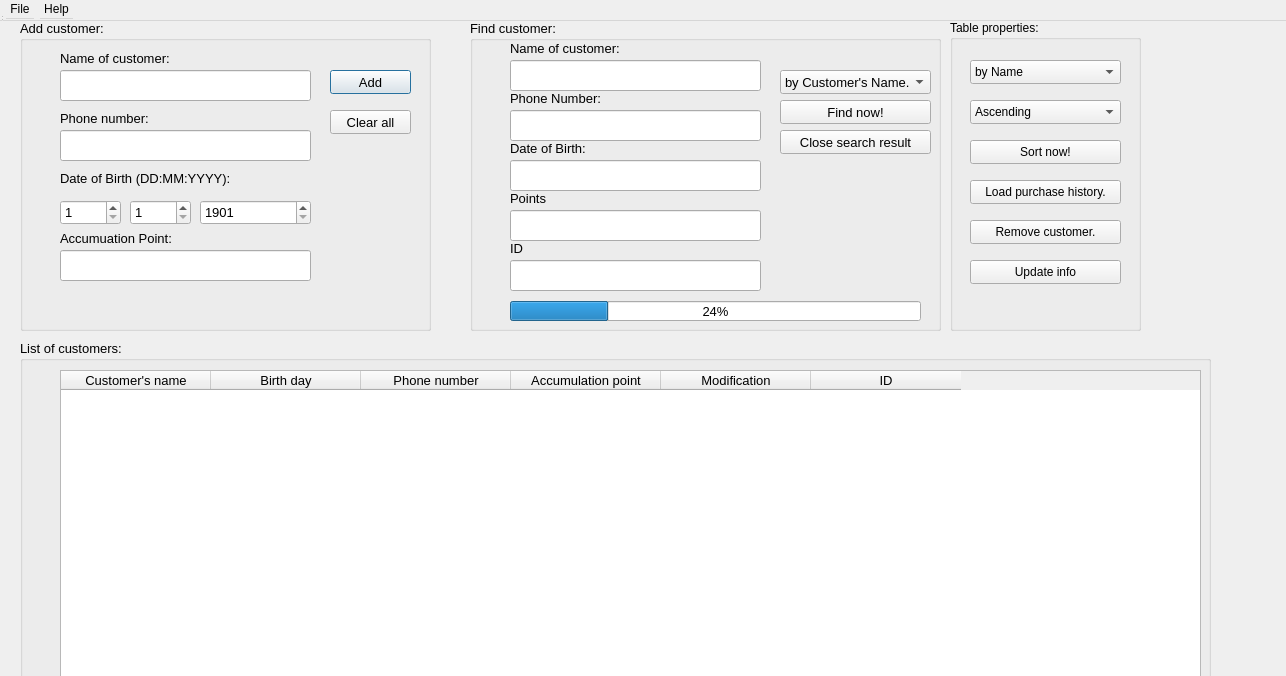
<?xml version="1.0" encoding="UTF-8"?>
<ui version="4.0">
 <class>my_customer</class>
 <widget class="QDialog" name="my_customer">
  <property name="geometry">
   <rect>
    <x>0</x>
    <y>0</y>
    <width>1286</width>
    <height>676</height>
   </rect>
  </property>
  <property name="windowTitle">
   <string>Customer Management</string>
  </property>
  <widget class="QWidget" name="centralwidget" native="true">
   <property name="geometry">
    <rect>
     <x>0</x>
     <y>0</y>
     <width>1231</width>
     <height>811</height>
    </rect>
   </property>
   <widget class="QGroupBox" name="groupBox_ADD_CUS">
    <property name="geometry">
     <rect>
      <x>20</x>
      <y>20</y>
      <width>411</width>
      <height>311</height>
     </rect>
    </property>
    <property name="font">
     <font>
      <family>Arial</family>
      <pointsize>10</pointsize>
      <italic>false</italic>
      <bold>false</bold>
      <underline>false</underline>
      <strikeout>false</strikeout>
      <kerning>true</kerning>
     </font>
    </property>
    <property name="title">
     <string>Add customer:</string>
    </property>
    <property name="flat">
     <bool>false</bool>
    </property>
    <property name="checkable">
     <bool>false</bool>
    </property>
    <widget class="QLabel" name="label">
     <property name="geometry">
      <rect>
       <x>40</x>
       <y>30</y>
       <width>119</width>
       <height>16</height>
      </rect>
     </property>
     <property name="font">
      <font>
       <family>Arial</family>
       <pointsize>10</pointsize>
       <italic>false</italic>
       <bold>false</bold>
       <underline>false</underline>
       <strikeout>false</strikeout>
       <kerning>true</kerning>
      </font>
     </property>
     <property name="text">
      <string>Name of customer:</string>
     </property>
     <property name="scaledContents">
      <bool>false</bool>
     </property>
     <property name="wordWrap">
      <bool>false</bool>
     </property>
    </widget>
    <widget class="QLabel" name="label_2">
     <property name="geometry">
      <rect>
       <x>40</x>
       <y>90</y>
       <width>94</width>
       <height>16</height>
      </rect>
     </property>
     <property name="font">
      <font>
       <family>Arial</family>
       <pointsize>10</pointsize>
       <italic>false</italic>
       <bold>false</bold>
       <underline>false</underline>
       <strikeout>false</strikeout>
       <kerning>true</kerning>
      </font>
     </property>
     <property name="text">
      <string>Phone number:</string>
     </property>
    </widget>
    <widget class="QLabel" name="label_3">
     <property name="geometry">
      <rect>
       <x>40</x>
       <y>150</y>
       <width>181</width>
       <height>16</height>
      </rect>
     </property>
     <property name="font">
      <font>
       <family>Arial</family>
       <pointsize>10</pointsize>
       <italic>false</italic>
       <bold>false</bold>
       <underline>false</underline>
       <strikeout>false</strikeout>
       <kerning>true</kerning>
      </font>
     </property>
     <property name="text">
      <string>Date of Birth (DD:MM:YYYY):</string>
     </property>
    </widget>
    <widget class="QPushButton" name="pushButtonADD">
     <property name="geometry">
      <rect>
       <x>310</x>
       <y>50</y>
       <width>81</width>
       <height>24</height>
      </rect>
     </property>
     <property name="font">
      <font>
       <family>Arial</family>
       <pointsize>10</pointsize>
       <italic>false</italic>
       <bold>false</bold>
       <underline>false</underline>
       <strikeout>false</strikeout>
       <kerning>true</kerning>
      </font>
     </property>
     <property name="text">
      <string>Add</string>
     </property>
    </widget>
    <widget class="QPushButton" name="pushButtonCancel">
     <property name="geometry">
      <rect>
       <x>310</x>
       <y>90</y>
       <width>81</width>
       <height>24</height>
      </rect>
     </property>
     <property name="font">
      <font>
       <family>Arial</family>
       <pointsize>10</pointsize>
       <italic>false</italic>
       <bold>false</bold>
       <underline>false</underline>
       <strikeout>false</strikeout>
       <kerning>true</kerning>
      </font>
     </property>
     <property name="text">
      <string>Clear all</string>
     </property>
    </widget>
    <widget class="QLabel" name="label_5">
     <property name="geometry">
      <rect>
       <x>40</x>
       <y>210</y>
       <width>131</width>
       <height>16</height>
      </rect>
     </property>
     <property name="font">
      <font>
       <family>Arial</family>
       <pointsize>10</pointsize>
       <italic>false</italic>
       <bold>false</bold>
       <underline>false</underline>
       <strikeout>false</strikeout>
       <kerning>true</kerning>
      </font>
     </property>
     <property name="text">
      <string>Accumuation Point:</string>
     </property>
    </widget>
    <widget class="QLineEdit" name="lineEdit_NAME_ADD">
     <property name="geometry">
      <rect>
       <x>40</x>
       <y>50</y>
       <width>251</width>
       <height>31</height>
      </rect>
     </property>
    </widget>
    <widget class="QLineEdit" name="lineEdit_NUMPHONE_ADD">
     <property name="geometry">
      <rect>
       <x>40</x>
       <y>110</y>
       <width>251</width>
       <height>31</height>
      </rect>
     </property>
    </widget>
    <widget class="QLineEdit" name="lineEdit_POINT_ADD">
     <property name="geometry">
      <rect>
       <x>40</x>
       <y>230</y>
       <width>251</width>
       <height>31</height>
      </rect>
     </property>
    </widget>
    <widget class="QSpinBox" name="spinBox_DAY_ADD">
     <property name="geometry">
      <rect>
       <x>40</x>
       <y>180</y>
       <width>61</width>
       <height>25</height>
      </rect>
     </property>
     <property name="minimum">
      <number>1</number>
     </property>
     <property name="maximum">
      <number>31</number>
     </property>
    </widget>
    <widget class="QSpinBox" name="spinBox_MONTH_ADD">
     <property name="geometry">
      <rect>
       <x>110</x>
       <y>180</y>
       <width>61</width>
       <height>25</height>
      </rect>
     </property>
     <property name="minimum">
      <number>1</number>
     </property>
     <property name="maximum">
      <number>12</number>
     </property>
    </widget>
    <widget class="QSpinBox" name="spinBox_YEAR_ADD">
     <property name="geometry">
      <rect>
       <x>180</x>
       <y>180</y>
       <width>111</width>
       <height>25</height>
      </rect>
     </property>
     <property name="minimum">
      <number>1901</number>
     </property>
     <property name="maximum">
      <number>2101</number>
     </property>
    </widget>
    <zorder>label</zorder>
    <zorder>label_2</zorder>
    <zorder>label_3</zorder>
    <zorder>pushButtonADD</zorder>
    <zorder>label_5</zorder>
    <zorder>lineEdit_NAME_ADD</zorder>
    <zorder>lineEdit_NUMPHONE_ADD</zorder>
    <zorder>lineEdit_POINT_ADD</zorder>
    <zorder>spinBox_DAY_ADD</zorder>
    <zorder>spinBox_MONTH_ADD</zorder>
    <zorder>spinBox_YEAR_ADD</zorder>
    <zorder>pushButtonCancel</zorder>
   </widget>
   <widget class="QGroupBox" name="groupBox_FIND_CUS">
    <property name="geometry">
     <rect>
      <x>470</x>
      <y>20</y>
      <width>471</width>
      <height>311</height>
     </rect>
    </property>
    <property name="font">
     <font>
      <family>Arial</family>
      <pointsize>10</pointsize>
      <bold>false</bold>
      <underline>false</underline>
     </font>
    </property>
    <property name="title">
     <string>Find customer:</string>
    </property>
    <widget class="QLabel" name="label_4">
     <property name="geometry">
      <rect>
       <x>40</x>
       <y>70</y>
       <width>201</width>
       <height>16</height>
      </rect>
     </property>
     <property name="font">
      <font>
       <family>Arial</family>
       <pointsize>10</pointsize>
       <bold>false</bold>
       <underline>false</underline>
      </font>
     </property>
     <property name="text">
      <string>Phone Number:</string>
     </property>
    </widget>
    <widget class="QLabel" name="label_10">
     <property name="geometry">
      <rect>
       <x>40</x>
       <y>20</y>
       <width>201</width>
       <height>16</height>
      </rect>
     </property>
     <property name="font">
      <font>
       <family>Arial</family>
       <pointsize>10</pointsize>
       <bold>false</bold>
       <underline>false</underline>
      </font>
     </property>
     <property name="text">
      <string>Name of customer:</string>
     </property>
    </widget>
    <widget class="QLabel" name="label_11">
     <property name="geometry">
      <rect>
       <x>40</x>
       <y>120</y>
       <width>131</width>
       <height>16</height>
      </rect>
     </property>
     <property name="font">
      <font>
       <family>Arial</family>
       <pointsize>10</pointsize>
       <italic>false</italic>
       <bold>false</bold>
       <underline>false</underline>
       <strikeout>false</strikeout>
       <kerning>true</kerning>
      </font>
     </property>
     <property name="text">
      <string>Date of Birth:</string>
     </property>
    </widget>
    <widget class="QPushButton" name="pushButton_FIND">
     <property name="geometry">
      <rect>
       <x>310</x>
       <y>80</y>
       <width>151</width>
       <height>24</height>
      </rect>
     </property>
     <property name="font">
      <font>
       <family>Arial</family>
       <pointsize>10</pointsize>
       <bold>false</bold>
       <underline>false</underline>
      </font>
     </property>
     <property name="text">
      <string>Find now!</string>
     </property>
    </widget>
    <widget class="QLineEdit" name="lineEdit_NAME_FIND">
     <property name="geometry">
      <rect>
       <x>40</x>
       <y>40</y>
       <width>251</width>
       <height>31</height>
      </rect>
     </property>
    </widget>
    <widget class="QLineEdit" name="lineEdit_NUMPHONE_FIND">
     <property name="geometry">
      <rect>
       <x>40</x>
       <y>90</y>
       <width>251</width>
       <height>31</height>
      </rect>
     </property>
    </widget>
    <widget class="QLineEdit" name="lineEdit_DOB_FIND">
     <property name="geometry">
      <rect>
       <x>40</x>
       <y>140</y>
       <width>251</width>
       <height>31</height>
      </rect>
     </property>
    </widget>
    <widget class="QComboBox" name="comboBox">
     <property name="geometry">
      <rect>
       <x>310</x>
       <y>50</y>
       <width>151</width>
       <height>24</height>
      </rect>
     </property>
     <item>
      <property name="text">
       <string>by Customer's Name.</string>
      </property>
     </item>
     <item>
      <property name="text">
       <string>by Phone Number.</string>
      </property>
     </item>
     <item>
      <property name="text">
       <string>by Accumulations Point.</string>
      </property>
     </item>
     <item>
      <property name="text">
       <string>by Date modificacion.</string>
      </property>
     </item>
     <item>
      <property name="text">
       <string>by Month of birth.</string>
      </property>
     </item>
     <item>
      <property name="text">
       <string>by Day of birth.</string>
      </property>
     </item>
    </widget>
    <widget class="QPushButton" name="pushButton_CLOSE_SEARCH_RES">
     <property name="geometry">
      <rect>
       <x>310</x>
       <y>110</y>
       <width>151</width>
       <height>24</height>
      </rect>
     </property>
     <property name="font">
      <font>
       <family>Arial</family>
       <pointsize>10</pointsize>
       <bold>false</bold>
       <underline>false</underline>
      </font>
     </property>
     <property name="text">
      <string>Close search result</string>
     </property>
    </widget>
    <widget class="QProgressBar" name="progressBar_FIND">
     <property name="geometry">
      <rect>
       <x>40</x>
       <y>281</y>
       <width>411</width>
       <height>20</height>
      </rect>
     </property>
     <property name="value">
      <number>24</number>
     </property>
    </widget>
    <widget class="QLabel" name="label_12">
     <property name="geometry">
      <rect>
       <x>40</x>
       <y>170</y>
       <width>131</width>
       <height>16</height>
      </rect>
     </property>
     <property name="font">
      <font>
       <family>Arial</family>
       <pointsize>10</pointsize>
       <italic>false</italic>
       <bold>false</bold>
       <underline>false</underline>
       <strikeout>false</strikeout>
       <kerning>true</kerning>
      </font>
     </property>
     <property name="text">
      <string>Points</string>
     </property>
    </widget>
    <widget class="QLineEdit" name="lineEdit_POINT_FIND">
     <property name="geometry">
      <rect>
       <x>40</x>
       <y>190</y>
       <width>251</width>
       <height>31</height>
      </rect>
     </property>
    </widget>
    <widget class="QLabel" name="label_13">
     <property name="geometry">
      <rect>
       <x>40</x>
       <y>220</y>
       <width>131</width>
       <height>16</height>
      </rect>
     </property>
     <property name="font">
      <font>
       <family>Arial</family>
       <pointsize>10</pointsize>
       <italic>false</italic>
       <bold>false</bold>
       <underline>false</underline>
       <strikeout>false</strikeout>
       <kerning>true</kerning>
      </font>
     </property>
     <property name="text">
      <string>ID</string>
     </property>
    </widget>
    <widget class="QLineEdit" name="lineEdit_ID_FIND">
     <property name="geometry">
      <rect>
       <x>40</x>
       <y>240</y>
       <width>251</width>
       <height>31</height>
      </rect>
     </property>
    </widget>
   </widget>
   <widget class="QGroupBox" name="groupBox_VIEWTABLE">
    <property name="geometry">
     <rect>
      <x>20</x>
      <y>340</y>
      <width>1191</width>
      <height>451</height>
     </rect>
    </property>
    <property name="font">
     <font>
      <family>Arial</family>
      <pointsize>10</pointsize>
      <bold>false</bold>
      <underline>false</underline>
      <kerning>false</kerning>
     </font>
    </property>
    <property name="mouseTracking">
     <bool>false</bool>
    </property>
    <property name="tabletTracking">
     <bool>true</bool>
    </property>
    <property name="autoFillBackground">
     <bool>false</bool>
    </property>
    <property name="title">
     <string>List of customers:</string>
    </property>
    <widget class="QTableWidget" name="tableWidget">
     <property name="enabled">
      <bool>true</bool>
     </property>
     <property name="geometry">
      <rect>
       <x>40</x>
       <y>30</y>
       <width>1141</width>
       <height>311</height>
      </rect>
     </property>
     <property name="font">
      <font>
       <family>Arial</family>
       <pointsize>10</pointsize>
       <bold>false</bold>
       <underline>false</underline>
       <kerning>false</kerning>
      </font>
     </property>
     <property name="cursor" stdset="0">
      <cursorShape>IBeamCursor</cursorShape>
     </property>
     <property name="editTriggers">
      <set>QAbstractItemView::NoEditTriggers</set>
     </property>
     <property name="sortingEnabled">
      <bool>false</bool>
     </property>
     <attribute name="horizontalHeaderDefaultSectionSize">
      <number>150</number>
     </attribute>
     <column>
      <property name="text">
       <string>Customer's name</string>
      </property>
     </column>
     <column>
      <property name="text">
       <string>Birth day</string>
      </property>
     </column>
     <column>
      <property name="text">
       <string>Phone number</string>
      </property>
     </column>
     <column>
      <property name="text">
       <string>Accumulation point</string>
      </property>
     </column>
     <column>
      <property name="text">
       <string>Modification</string>
      </property>
     </column>
     <column>
      <property name="text">
       <string>ID</string>
      </property>
     </column>
    </widget>
   </widget>
   <widget class="QGroupBox" name="groupBox_SORT">
    <property name="geometry">
     <rect>
      <x>950</x>
      <y>20</y>
      <width>191</width>
      <height>311</height>
     </rect>
    </property>
    <property name="title">
     <string>Table properties:</string>
    </property>
    <widget class="QComboBox" name="comboBox_OPTION_SORT">
     <property name="geometry">
      <rect>
       <x>20</x>
       <y>80</y>
       <width>151</width>
       <height>24</height>
      </rect>
     </property>
     <item>
      <property name="text">
       <string>Ascending</string>
      </property>
     </item>
     <item>
      <property name="text">
       <string>Descending</string>
      </property>
     </item>
    </widget>
    <widget class="QComboBox" name="comboBox_KEY__SORT">
     <property name="geometry">
      <rect>
       <x>20</x>
       <y>40</y>
       <width>151</width>
       <height>24</height>
      </rect>
     </property>
     <item>
      <property name="text">
       <string>by Name</string>
      </property>
     </item>
     <item>
      <property name="text">
       <string>by Accumulation Point</string>
      </property>
     </item>
     <item>
      <property name="text">
       <string>Month of Birth</string>
      </property>
     </item>
    </widget>
    <widget class="QPushButton" name="pushButton__SORT">
     <property name="geometry">
      <rect>
       <x>20</x>
       <y>120</y>
       <width>151</width>
       <height>24</height>
      </rect>
     </property>
     <property name="text">
      <string>Sort now!</string>
     </property>
    </widget>
    <widget class="QPushButton" name="pushButton_RM_MOD">
     <property name="geometry">
      <rect>
       <x>20</x>
       <y>200</y>
       <width>151</width>
       <height>24</height>
      </rect>
     </property>
     <property name="text">
      <string>Remove customer.</string>
     </property>
    </widget>
    <widget class="QPushButton" name="pushButtonUpdateInfo">
     <property name="geometry">
      <rect>
       <x>20</x>
       <y>240</y>
       <width>151</width>
       <height>24</height>
      </rect>
     </property>
     <property name="text">
      <string>Update info</string>
     </property>
    </widget>
    <widget class="QPushButton" name="pushButton_PURCHASE_MOD">
     <property name="geometry">
      <rect>
       <x>20</x>
       <y>160</y>
       <width>151</width>
       <height>24</height>
      </rect>
     </property>
     <property name="text">
      <string>Load purchase history.</string>
     </property>
    </widget>
   </widget>
   <zorder>groupBox_VIEWTABLE</zorder>
   <zorder>groupBox_FIND_CUS</zorder>
   <zorder>groupBox_ADD_CUS</zorder>
   <zorder>groupBox_SORT</zorder>
  </widget>
  <widget class="QMenuBar" name="menubar">
   <property name="geometry">
    <rect>
     <x>0</x>
     <y>0</y>
     <width>1286</width>
     <height>21</height>
    </rect>
   </property>
   <widget class="QMenu" name="menuRefrence">
    <property name="title">
     <string>File</string>
    </property>
    <addaction name="actionImport_season"/>
    <addaction name="actionExport_season"/>
    <addaction name="actionSet_path"/>
    <addaction name="actionAuto_save"/>
   </widget>
   <widget class="QMenu" name="menuHelp">
    <property name="title">
     <string>Help</string>
    </property>
    <addaction name="actionContact_us_now"/>
    <addaction name="actionOpen_guidebook"/>
    <addaction name="actionFactory_reset"/>
   </widget>
   <addaction name="menuRefrence"/>
   <addaction name="menuHelp"/>
  </widget>
  <widget class="QStatusBar" name="statusbar">
   <property name="geometry">
    <rect>
     <x>0</x>
     <y>0</y>
     <width>3</width>
     <height>22</height>
    </rect>
   </property>
  </widget>
  <action name="actionAdd">
   <property name="text">
    <string>Save season</string>
   </property>
  </action>
  <action name="actionSave_as">
   <property name="icon">
    <iconset theme="applications-science">
     <normaloff>.</normaloff>.</iconset>
   </property>
   <property name="text">
    <string>Save as</string>
   </property>
  </action>
  <action name="actionExport">
   <property name="text">
    <string>Export</string>
   </property>
  </action>
  <action name="actionImport_season">
   <property name="text">
    <string>Import season</string>
   </property>
  </action>
  <action name="actionExport_season">
   <property name="text">
    <string>Export season</string>
   </property>
  </action>
  <action name="actionContact_us_now">
   <property name="text">
    <string>Contact us now!</string>
   </property>
  </action>
  <action name="actionOpen_guidebook">
   <property name="text">
    <string>Open guidebook.</string>
   </property>
  </action>
  <action name="factory_rest">
   <property name="checkable">
    <bool>false</bool>
   </property>
   <property name="text">
    <string>Factory reset.</string>
   </property>
  </action>
  <action name="actionFactory_reset">
   <property name="enabled">
    <bool>true</bool>
   </property>
   <property name="text">
    <string>Factory reset.</string>
   </property>
  </action>
  <action name="actionSet_path">
   <property name="text">
    <string>Set path.</string>
   </property>
  </action>
  <action name="actionAuto_save">
   <property name="checkable">
    <bool>true</bool>
   </property>
   <property name="text">
    <string>Auto save.</string>
   </property>
  </action>
 </widget>
 <resources/>
 <connections/>
</ui>
